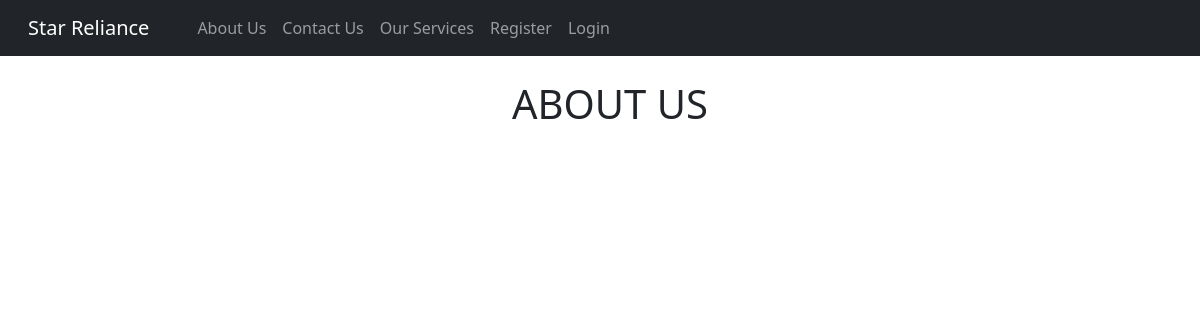
/about_us/, run on an earlier commit of the app's database.
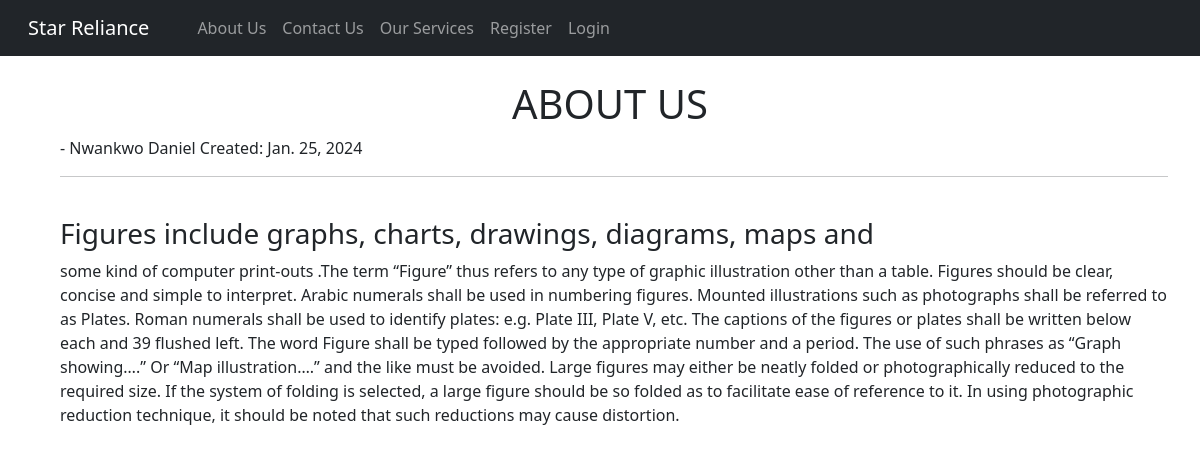
And on a later commit of the database.
### theblog/models.py (models this page shows, shortened)
class AboutUs(models.Model):
    body = models.TextField()
    author = models.ForeignKey(User, on_delete=models.CASCADE)
    post_date = models.DateField(auto_now_add = True)

### theblog/views.py (the view)
# urls.py: path('about_us/', AboutUsView.as_view(), name='about_us'),
class AboutUsView(ListView):
    model = AboutUs
    template_name = 'about_us.html'
    ordering = ['-id']

### theblog/templates/about_us.html (shortened to what this page needs)
{% extends 'base.html' %}
{% block content %}
<div class="container">
    <h1 class="text-uppercase"><center>About Us</center></h1>
    <ul>
        {% for post in object_list%}
            - {{post.author.first_name}}
            {{post.author.last_name}}
            Created: {{post.post_date}}
            <hr>
            {{post.body|safe}}
        {% endfor%}
    </ul>
</div>
{% endblock %}

### theblog/templates/base.html (shortened to what this page needs)
<!doctype html>
<html lang="eng">
  <head>
    <link rel="stylesheet" href="https://cdn.jsdelivr.net/npm/bootstrap@5.3.2/dist/css/bootstrap.rtl.min.css">
  </head>
  <body>
    <nav class="navbar navbar-expand-lg navbar-dark bg-dark">
        <div class="container-fluid">
          <a class="navbar-brand" href="{% url 'home' %}">Star Reliance</a>
          <div class="collapse navbar-collapse" id="navbarNav">
            <ul class="navbar-nav">
              <li class="nav-item">
                <a class="nav-link" href="{% url 'about_us' %}">About Us</a>
              </li>
              <li class="nav-item">
                <a class="nav-link" href="{% url 'contact_us' %}">Contact Us</a>
              </li>
              <li class="nav-item">
                <a class="nav-link" href="{% url 'our_services' %}">Our Services</a>
              </li>
              {% if user.is_authenticated %}
                <li class="nav-item">
                  <a class="nav-link" href="{% url 'add_service' %}">Add Services</a>
                </li>
                <li class="nav-item">
                  <a class="nav-link" href="{% url 'edit_profile' %}">Edit Profile</a>
                </li>
                <li class="nav-item">
                  <form class="nav-link"  method="post" action="{% url 'logout' %}">
                    {% csrf_token %}
                    <button class="btn btn-light" type="submit">Logout</button>
                </form>
                </li>
            {% else %}
                <li class="nav-item">
                  <a class="nav-link" href="{% url 'register' %}">Register</a>
                </li>
                <li class="nav-item">
                  <a class="nav-link" href="{% url 'login' %}">Login</a>
                </li>
              {% endif %}
            </ul>
          </div>
        </div>
      </nav>
    <br>
    <div style="width: 100%; padding-left: 20px;>
        {% block content %}
        {% endblock %}
  </body>
</html>

What changed in the data, as far as the page shows it:
added AboutUs: author.first_name "Nwankwo", author.last_name "Daniel", post_date "Jan. 25, 2024", body "Figures include graphs, charts, drawings, diagrams, maps and some kind of computer print-outs .The term “Figure” thus refers to any type of graphic illustration other than a table. Figures should be clear, concise and simple to interpret. Arabic numerals shall be used in numbering figures. Mounted illustrations such as photographs shall be referred to as Plates. Roman numerals shall be used to identify plates: e.g. Plate III, Plate V, etc. The captions of the figures or plates shall be written below each and 39 flushed left. The word Figure shall be typed followed by the appropriate number and a period. The use of such phrases as “Graph showing….” Or “Map illustration….” and the like must…"
